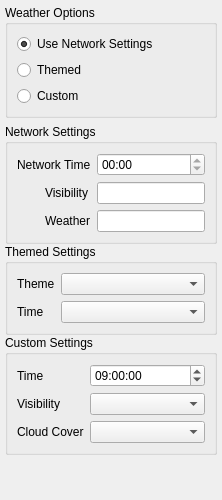
       <widget class="QWidget" name="mPreferencesEnvironmentTab" >
        <attribute name="title" >
         <string>Environment</string>
        </attribute>
        <layout class="QVBoxLayout" >
         <property name="leftMargin" >
          <number>5</number>
         </property>
         <property name="topMargin" >
          <number>5</number>
         </property>
         <property name="rightMargin" >
          <number>5</number>
         </property>
         <property name="bottomMargin" >
          <number>5</number>
         </property>
         <item>
          <widget class="QGroupBox" name="mWeatherGroupBox" >
           <property name="sizePolicy" >
            <sizepolicy vsizetype="Minimum" hsizetype="Preferred" >
             <horstretch>0</horstretch>
             <verstretch>0</verstretch>
            </sizepolicy>
           </property>
           <property name="title" >
            <string>Weather Options</string>
           </property>
           <layout class="QVBoxLayout" >
            <item>
             <widget class="QRadioButton" name="mWeatherUseNetworkSettingsRadioButton" >
              <property name="text" >
               <string>Use Network Settings</string>
              </property>
              <property name="checked" >
               <bool>true</bool>
              </property>
             </widget>
            </item>
            <item>
             <widget class="QRadioButton" name="mWeatherThemedRadioButton" >
              <property name="text" >
               <string>Themed</string>
              </property>
              <property name="checked" >
               <bool>false</bool>
              </property>
             </widget>
            </item>
            <item>
             <widget class="QRadioButton" name="mWeatherCustomRadioButton" >
              <property name="text" >
               <string>Custom</string>
              </property>
             </widget>
            </item>
           </layout>
          </widget>
         </item>
         <item>
          <widget class="QWidget" native="1" name="widget_6" >
           <property name="sizePolicy" >
            <sizepolicy vsizetype="Preferred" hsizetype="Preferred" >
             <horstretch>0</horstretch>
             <verstretch>10</verstretch>
            </sizepolicy>
           </property>
           <layout class="QVBoxLayout" >
            <property name="spacing" >
             <number>0</number>
            </property>
            <property name="leftMargin" >
             <number>0</number>
            </property>
            <property name="topMargin" >
             <number>0</number>
            </property>
            <property name="rightMargin" >
             <number>0</number>
            </property>
            <property name="bottomMargin" >
             <number>0</number>
            </property>
            <item>
             <widget class="QGroupBox" name="mNetSetGroupBox" >
              <property name="sizePolicy" >
               <sizepolicy vsizetype="Minimum" hsizetype="Preferred" >
                <horstretch>0</horstretch>
                <verstretch>0</verstretch>
               </sizepolicy>
              </property>
              <property name="title" >
               <string>Network Settings</string>
              </property>
              <layout class="QGridLayout" >
               <item row="0" column="0" colspan="2" >
                <widget class="QLabel" name="mNetworkTimeLabel_2" >
                 <property name="text" >
                  <string>Network Time</string>
                 </property>
                </widget>
               </item>
               <item row="0" column="2" >
                <widget class="QTimeEdit" name="mNetworkTimeTimeEdit" >
                 <property name="toolTip" >
                  <string>The time of the network of the current network connection</string>
                 </property>
                 <property name="readOnly" >
                  <bool>true</bool>
                 </property>
                 <property name="maximumDate" >
                  <date>
                   <year>2000</year>
                   <month>1</month>
                   <day>1</day>
                  </date>
                 </property>
                 <property name="displayFormat" >
                  <string>hh:mm</string>
                 </property>
                </widget>
               </item>
               <item row="1" column="1" >
                <widget class="QLabel" name="mVisibilityLabel_2" >
                 <property name="text" >
                  <string>Visibility</string>
                 </property>
                </widget>
               </item>
               <item row="1" column="2" >
                <widget class="QLineEdit" name="mVisibilityLineEdit" >
                 <property name="toolTip" >
                  <string>The visibility of the network of the current network connection</string>
                 </property>
                 <property name="readOnly" >
                  <bool>true</bool>
                 </property>
                </widget>
               </item>
               <item row="2" column="1" >
                <widget class="QLabel" name="mWeatherLabel_2" >
                 <property name="text" >
                  <string>Weather</string>
                 </property>
                </widget>
               </item>
               <item row="2" column="2" >
                <widget class="QLineEdit" name="mWeatherLineEdit" >
                 <property name="toolTip" >
                  <string>The weather of the network of the current network connection</string>
                 </property>
                 <property name="readOnly" >
                  <bool>true</bool>
                 </property>
                </widget>
               </item>
              </layout>
             </widget>
            </item>
            <item>
             <widget class="QGroupBox" name="mThemedSettingsGroupBox" >
              <property name="sizePolicy" >
               <sizepolicy vsizetype="Minimum" hsizetype="Preferred" >
                <horstretch>0</horstretch>
                <verstretch>0</verstretch>
               </sizepolicy>
              </property>
              <property name="title" >
               <string>Themed Settings</string>
              </property>
              <layout class="QGridLayout" >
               <item row="0" column="0" >
                <widget class="QLabel" name="mThemeLabel" >
                 <property name="text" >
                  <string>Theme</string>
                 </property>
                </widget>
               </item>
               <item row="0" column="1" >
                <widget class="QComboBox" name="mThemeComboBox" >
                 <property name="sizePolicy" >
                  <sizepolicy vsizetype="Fixed" hsizetype="Preferred" >
                   <horstretch>1</horstretch>
                   <verstretch>0</verstretch>
                  </sizepolicy>
                 </property>
                </widget>
               </item>
               <item row="1" column="0" >
                <widget class="QLabel" name="mTimeLabel" >
                 <property name="text" >
                  <string>Time</string>
                 </property>
                </widget>
               </item>
               <item row="1" column="1" >
                <widget class="QComboBox" name="mTimeComboBox" />
               </item>
              </layout>
             </widget>
            </item>
            <item>
             <widget class="QGroupBox" name="mCustomSettingsGroupBox" >
              <property name="sizePolicy" >
               <sizepolicy vsizetype="Minimum" hsizetype="Preferred" >
                <horstretch>0</horstretch>
                <verstretch>0</verstretch>
               </sizepolicy>
              </property>
              <property name="title" >
               <string>Custom Settings</string>
              </property>
              <layout class="QGridLayout" >
               <item row="0" column="0" >
                <widget class="QLabel" name="mCustomTimeLabel" >
                 <property name="text" >
                  <string>Time</string>
                 </property>
                </widget>
               </item>
               <item row="0" column="1" >
                <widget class="QTimeEdit" name="mCustomTimeEdit" >
                 <property name="sizePolicy" >
                  <sizepolicy vsizetype="Fixed" hsizetype="Minimum" >
                   <horstretch>1</horstretch>
                   <verstretch>0</verstretch>
                  </sizepolicy>
                 </property>
                 <property name="wrapping" >
                  <bool>true</bool>
                 </property>
                 <property name="buttonSymbols" >
                  <enum>QAbstractSpinBox::UpDownArrows</enum>
                 </property>
                 <property name="accelerated" >
                  <bool>true</bool>
                 </property>
                 <property name="correctionMode" >
                  <enum>QAbstractSpinBox::CorrectToNearestValue</enum>
                 </property>
                 <property name="displayFormat" >
                  <string>hh:mm:ss</string>
                 </property>
                 <property name="calendarPopup" >
                  <bool>true</bool>
                 </property>
                 <property name="time" >
                  <time>
                   <hour>9</hour>
                   <minute>0</minute>
                   <second>0</second>
                  </time>
                 </property>
                </widget>
               </item>
               <item row="1" column="0" >
                <widget class="QLabel" name="mCustomVisibilityLabel" >
                 <property name="text" >
                  <string>Visibility</string>
                 </property>
                </widget>
               </item>
               <item row="1" column="1" >
                <widget class="QComboBox" name="mCustomVisibilityComboBox" />
               </item>
               <item row="2" column="0" >
                <widget class="QLabel" name="mCustomCloudCoverLabel" >
                 <property name="text" >
                  <string>Cloud Cover</string>
                 </property>
                </widget>
               </item>
               <item row="2" column="1" >
                <widget class="QComboBox" name="mCustomCloudCoverComboBox" />
               </item>
              </layout>
             </widget>
            </item>
            <item>
             <spacer>
              <property name="orientation" >
               <enum>Qt::Vertical</enum>
              </property>
              <property name="sizeHint" >
               <size>
                <width>20</width>
                <height>40</height>
               </size>
              </property>
             </spacer>
            </item>
           </layout>
          </widget>
         </item>
        </layout>
       </widget>
